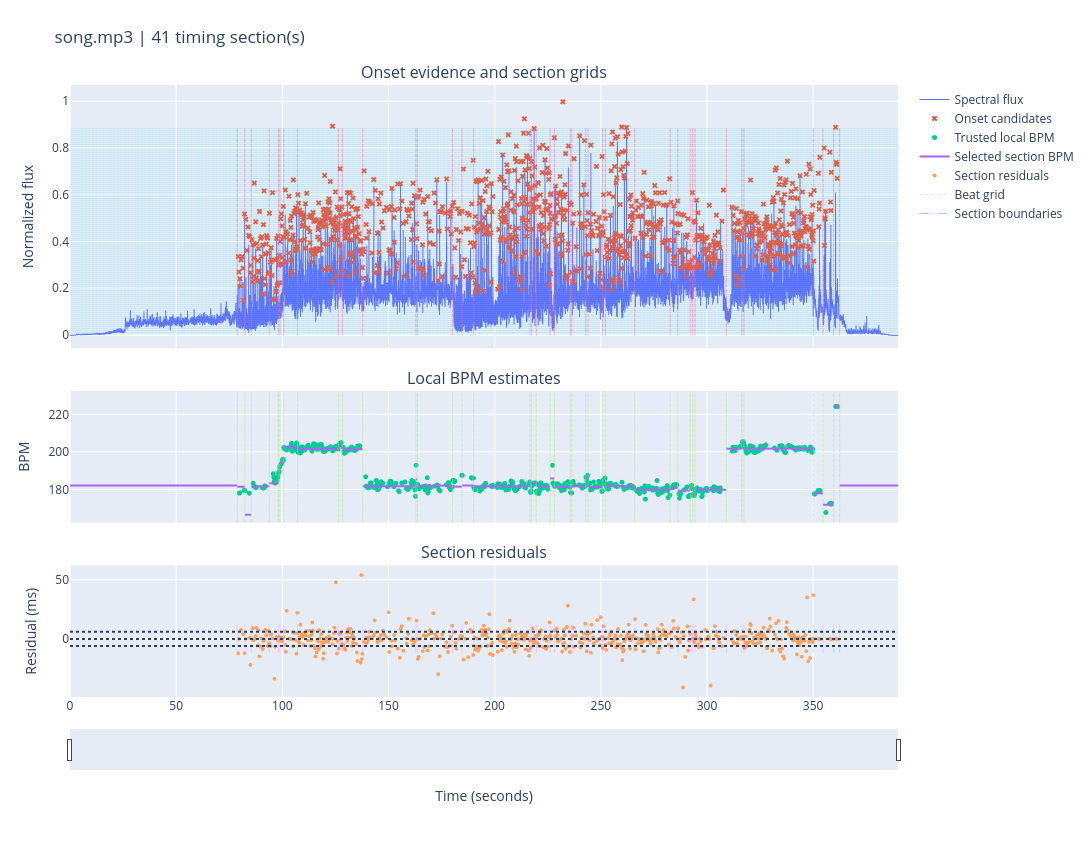

The notebook cell saved with this chart:
### Markdown cell above
## 5. Optional prediction visualizer

### Code cell
figure = core.visualize_timing_segments(result)

### Figure 1 — Plotly figure (JSON) as saved in the notebook; plotly's stock layout.template omitted (floating-point values rounded to 4 significant figures; data arrays with more than 128 entries replaced by an {"elided": "..."} marker saying what was removed)
{"data": [{"line": {"width": 1}, "mode": "lines", "name": "Spectral flux", "type": "scattergl", "x": {"elided": "7465 float values"}, "xaxis": "x", "y": {"elided": "7465 float values"}, "yaxis": "y"}, {"marker": {"size": 5, "symbol": "x"}, "mode": "markers", "name": "Onset candidates", "type": "scattergl", "x": {"elided": "1044 float values"}, "xaxis": "x", "y": {"elided": "1044 float values"}, "yaxis": "y"}, {"hovertemplate": "time=%{x:.3f}s<br>BPM=%{y:.2f}<extra></extra>", "marker": {"size": 5}, "mode": "markers", "name": "Trusted local BPM", "type": "scattergl", "x": {"elided": "732 float values"}, "xaxis": "x2", "y": {"elided": "732 float values"}, "yaxis": "y2"}, {"line": {"width": 2}, "mode": "lines", "name": "Selected section BPM", "type": "scattergl", "x": [0, 78.75, null, 78.75, 82.38, null, 82.38, 85.38, null, 85.38, 93.88, null, 93.88, 98.12, null, 98.12, 98.88, null, 98.88, 100.6, null, 100.6, 107.1, null, 107.1, 126.4, null, 126.4, 128.2, null, 128.2, 137.9, null, 137.9, 162.9, null, 162.9, 163.6, null, 163.6, 180.1, null, 180.1, 184.6, null, 184.6, 190.1, null, 190.1, 216.6, null, 216.6, 217.4, null, 217.4, 219.6, null, 219.6, 226.1, null, 226.1, 228.1, null, 228.1, 235.6, null, 235.6, 236.4, null, 236.4, 242.9, null, 242.9, 244, null, 244, 250.9, null, 250.9, 252.1, null, 252.1, 266, null, 266, 282.6, null, 282.6, 286.2, null, 286.2, 292.1, null, 292.1, 293.2, null, 293.2, 294.4, null, 294.4, 309.1, null, 309.1, 316.4, null, 316.4, 317.4, null, 317.4, 350.1, null, 350.1, 354.6, null, 354.6, 359.6, null, 359.6, 362.5, null, 362.5, 390.0, null], "xaxis": "x2", "y": [182.4, 182.4, null, 181.7, 181.7, null, 166.8, 166.8, null, 182, 182, null, 183.6, 183.6, null, 190.4, 190.4, null, 194.3, 194.3, null, 202.6, 202.6, null, 201.9, 201.9, null, 203.2, 203.2, null, 201.7, 201.7, null, 182, 182, null, 185.7, 185.7, null, 182.3, 182.3, null, 181.8, 181.8, null, 182.4, 182.4, null, 182, 182, null, 179.1, 179.1, null, 183.7, 183.7, null, 181.9, 181.9, null, 186.1, 186.1, null, 181.6, 181.6, null, 178.6, 178.6, null, 182, 182, null, 185.9, 185.9, null, 181.6, 181.6, null, 185.1, 185.1, null, 182.1, 182.1, null, 180.1, 180.1, null, 181, 181, null, 179.7, 179.7, null, 181.7, 181.7, null, 177.5, 177.5, null, 180.1, 180.1, null, 201.9, 201.9, null, 205.6, 205.6, null, 202, 202, null, 178.2, 178.2, null, 172.1, 172.1, null, 224.7, 224.7, null, 182.4, 182.4, null], "yaxis": "y2"}, {"hovertemplate": "time=%{x:.4f}s<br>residual=%{y:.3f}ms<extra></extra>", "marker": {"size": 4}, "mode": "markers", "name": "Section residuals", "type": "scattergl", "x": {"elided": "589 float values"}, "xaxis": "x3", "y": {"elided": "589 float values"}, "yaxis": "y3"}, {"hoverinfo": "skip", "line": {"dash": "dot", "width": 1}, "mode": "lines", "name": "Beat grid", "opacity": 0.22, "type": "scattergl", "x": {"elided": "1848 float values"}, "xaxis": "x", "y": {"elided": "1848 float values"}, "yaxis": "y"}, {"hoverinfo": "skip", "line": {"dash": "dash", "width": 1}, "mode": "lines", "name": "Section boundaries", "opacity": 0.5, "showlegend": true, "type": "scattergl", "x": [78.75, 78.75, null, 82.38, 82.38, null, 85.38, 85.38, null, 93.88, 93.88, null, 98.12, 98.12, null, 98.88, 98.88, null, 100.6, 100.6, null, 107.1, 107.1, null, 126.4, 126.4, null, 128.2, 128.2, null, 137.9, 137.9, null, 162.9, 162.9, null, 163.6, 163.6, null, 180.1, 180.1, null, 184.6, 184.6, null, 190.1, 190.1, null, 216.6, 216.6, null, 217.4, 217.4, null, 219.6, 219.6, null, 226.1, 226.1, null, 228.1, 228.1, null, 235.6, 235.6, null, 236.4, 236.4, null, 242.9, 242.9, null, 244, 244, null, 250.9, 250.9, null, 252.1, 252.1, null, 266, 266, null, 282.6, 282.6, null, 286.2, 286.2, null, 292.1, 292.1, null, 293.2, 293.2, null, 294.4, 294.4, null, 309.1, 309.1, null, 316.4, 316.4, null, 317.4, 317.4, null, 350.1, 350.1, null, 354.6, 354.6, null, 359.6, 359.6, null, 362.5, 362.5, null], "xaxis": "x", "y": [0, 0.8899, null, 0, 0.8899, null, 0, 0.8899, null, 0, 0.8899, null, 0, 0.8899, null, 0, 0.8899, null, 0, 0.8899, null, 0, 0.8899, null, 0, 0.8899, null, 0, 0.8899, null, 0, 0.8899, null, 0, 0.8899, null, 0, 0.8899, null, 0, 0.8899, null, 0, 0.8899, null, 0, 0.8899, null, 0, 0.8899, null, 0, 0.8899, null, 0, 0.8899, null, 0, 0.8899, null, 0, 0.8899, null, 0, 0.8899, null, 0, 0.8899, null, 0, 0.8899, null, 0, 0.8899, null, 0, 0.8899, null, 0, 0.8899, null, 0, 0.8899, null, 0, 0.8899, null, 0, 0.8899, null, 0, 0.8899, null, 0, 0.8899, null, 0, 0.8899, null, 0, 0.8899, null, 0, 0.8899, null, 0, 0.8899, null, 0, 0.8899, null, 0, 0.8899, null, 0, 0.8899, null, 0, 0.8899, null], "yaxis": "y"}, {"hoverinfo": "skip", "line": {"dash": "dash", "width": 1}, "mode": "lines", "opacity": 0.5, "showlegend": false, "type": "scattergl", "x": [78.75, 78.75, null, 82.38, 82.38, null, 85.38, 85.38, null, 93.88, 93.88, null, 98.12, 98.12, null, 98.88, 98.88, null, 100.6, 100.6, null, 107.1, 107.1, null, 126.4, 126.4, null, 128.2, 128.2, null, 137.9, 137.9, null, 162.9, 162.9, null, 163.6, 163.6, null, 180.1, 180.1, null, 184.6, 184.6, null, 190.1, 190.1, null, 216.6, 216.6, null, 217.4, 217.4, null, 219.6, 219.6, null, 226.1, 226.1, null, 228.1, 228.1, null, 235.6, 235.6, null, 236.4, 236.4, null, 242.9, 242.9, null, 244, 244, null, 250.9, 250.9, null, 252.1, 252.1, null, 266, 266, null, 282.6, 282.6, null, 286.2, 286.2, null, 292.1, 292.1, null, 293.2, 293.2, null, 294.4, 294.4, null, 309.1, 309.1, null, 316.4, 316.4, null, 317.4, 317.4, null, 350.1, 350.1, null, 354.6, 354.6, null, 359.6, 359.6, null, 362.5, 362.5, null], "xaxis": "x2", "y": [162.4, 232.4, null, 162.4, 232.4, null, 162.4, 232.4, null, 162.4, 232.4, null, 162.4, 232.4, null, 162.4, 232.4, null, 162.4, 232.4, null, 162.4, 232.4, null, 162.4, 232.4, null, 162.4, 232.4, null, 162.4, 232.4, null, 162.4, 232.4, null, 162.4, 232.4, null, 162.4, 232.4, null, 162.4, 232.4, null, 162.4, 232.4, null, 162.4, 232.4, null, 162.4, 232.4, null, 162.4, 232.4, null, 162.4, 232.4, null, 162.4, 232.4, null, 162.4, 232.4, null, 162.4, 232.4, null, 162.4, 232.4, null, 162.4, 232.4, null, 162.4, 232.4, null, 162.4, 232.4, null, 162.4, 232.4, null, 162.4, 232.4, null, 162.4, 232.4, null, 162.4, 232.4, null, 162.4, 232.4, null, 162.4, 232.4, null, 162.4, 232.4, null, 162.4, 232.4, null, 162.4, 232.4, null, 162.4, 232.4, null, 162.4, 232.4, null, 162.4, 232.4, null, 162.4, 232.4, null], "yaxis": "y2"}, {"hoverinfo": "skip", "line": {"dash": "dash", "width": 1}, "mode": "lines", "opacity": 0.5, "showlegend": false, "type": "scattergl", "x": [78.75, 78.75, null, 82.38, 82.38, null, 85.38, 85.38, null, 93.88, 93.88, null, 98.12, 98.12, null, 98.88, 98.88, null, 100.6, 100.6, null, 107.1, 107.1, null, 126.4, 126.4, null, 128.2, 128.2, null, 137.9, 137.9, null, 162.9, 162.9, null, 163.6, 163.6, null, 180.1, 180.1, null, 184.6, 184.6, null, 190.1, 190.1, null, 216.6, 216.6, null, 217.4, 217.4, null, 219.6, 219.6, null, 226.1, 226.1, null, 228.1, 228.1, null, 235.6, 235.6, null, 236.4, 236.4, null, 242.9, 242.9, null, 244, 244, null, 250.9, 250.9, null, 252.1, 252.1, null, 266, 266, null, 282.6, 282.6, null, 286.2, 286.2, null, 292.1, 292.1, null, 293.2, 293.2, null, 294.4, 294.4, null, 309.1, 309.1, null, 316.4, 316.4, null, 317.4, 317.4, null, 350.1, 350.1, null, 354.6, 354.6, null, 359.6, 359.6, null, 362.5, 362.5, null], "xaxis": "x3", "y": [-12, 12, null, -12, 12, null, -12, 12, null, -12, 12, null, -12, 12, null, -12, 12, null, -12, 12, null, -12, 12, null, -12, 12, null, -12, 12, null, -12, 12, null, -12, 12, null, -12, 12, null, -12, 12, null, -12, 12, null, -12, 12, null, -12, 12, null, -12, 12, null, -12, 12, null, -12, 12, null, -12, 12, null, -12, 12, null, -12, 12, null, -12, 12, null, -12, 12, null, -12, 12, null, -12, 12, null, -12, 12, null, -12, 12, null, -12, 12, null, -12, 12, null, -12, 12, null, -12, 12, null, -12, 12, null, -12, 12, null, -12, 12, null, -12, 12, null, -12, 12, null, -12, 12, null, -12, 12, null], "yaxis": "y3"}], "layout": {"annotations": [{"font": {"size": 16}, "showarrow": false, "text": "Onset evidence and section grids", "x": 0.5, "xanchor": "center", "xref": "paper", "y": 1, "yanchor": "bottom", "yref": "paper"}, {"font": {"size": 16}, "showarrow": false, "text": "Local BPM estimates", "x": 0.5, "xanchor": "center", "xref": "paper", "y": 0.5, "yanchor": "bottom", "yref": "paper"}, {"font": {"size": 16}, "showarrow": false, "text": "Section residuals", "x": 0.5, "xanchor": "center", "xref": "paper", "y": 0.215, "yanchor": "bottom", "yref": "paper"}], "autosize": false, "dragmode": "pan", "height": 850, "hovermode": "closest", "margin": {"b": 80, "l": 70, "r": 30, "t": 85}, "shapes": [{"line": {"dash": "dot"}, "type": "line", "x0": 0, "x1": 1, "xref": "x3 domain", "y0": 0, "y1": 0, "yref": "y3"}, {"line": {"dash": "dot"}, "type": "line", "x0": 0, "x1": 1, "xref": "x3 domain", "y0": 6, "y1": 6, "yref": "y3"}, {"line": {"dash": "dot"}, "type": "line", "x0": 0, "x1": 1, "xref": "x3 domain", "y0": -6, "y1": -6, "yref": "y3"}], "title": {"text": "song.mp3 | 41 timing section(s)"}, "width": 1800, "xaxis": {"anchor": "y", "domain": [0, 1], "matches": "x3", "range": [0, 390.0], "showticklabels": false}, "xaxis2": {"anchor": "y2", "domain": [0, 1], "matches": "x3", "range": [0, 390.0], "showticklabels": false}, "xaxis3": {"anchor": "y3", "domain": [0, 1], "range": [0, 390.0], "rangeslider": {"thickness": 0.06, "visible": true}, "title": {"text": "Time (seconds)"}}, "yaxis": {"anchor": "x", "domain": [0.57, 1], "title": {"text": "Normalized flux"}}, "yaxis2": {"anchor": "x2", "domain": [0.285, 0.5], "range": [162.4, 232.4], "title": {"text": "BPM"}}, "yaxis3": {"anchor": "x3", "domain": [0, 0.215], "title": {"text": "Residual (ms)"}}}}
